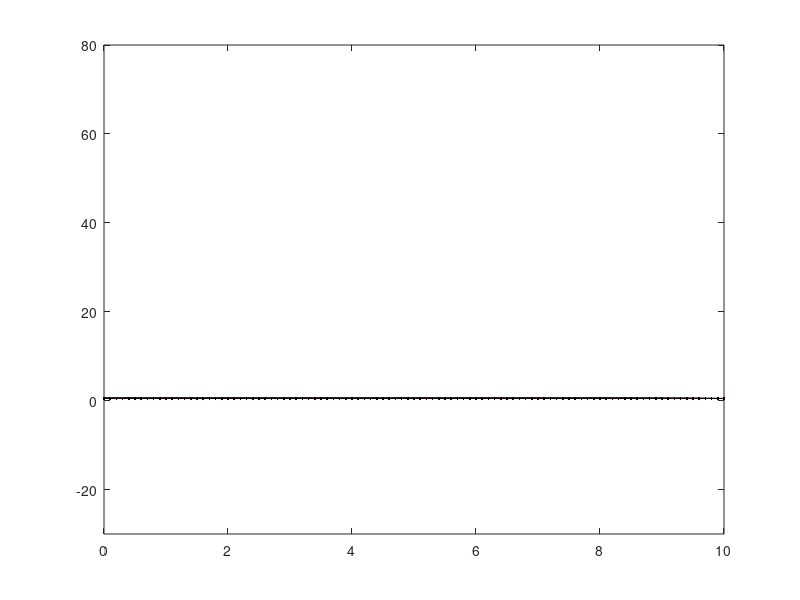

The MATLAB source for this figure: (Note: this script raises an error after producing the figure.)
% written by StudentDave 
%for licensing and usage questions 
%email scienceguy5000 at gmail. com

%Bayesian Ninja tracking Quail using kalman filter

%% define our meta-variables (i.e. how long and often we will sample)
duration = 10  %how long the Quail flies
dt = .1;  %The Ninja continuously looks for the birdy,
%but we'll assume he's just repeatedly sampling over time at a fixed interval

%% Define update equations (Coefficent matrices): A physics based model for where we expect the Quail to be [state transition (state + velocity)] + [input control (acceleration)]
A = [1 dt; 0 1] ; % state transition matrix:  expected flight of the Quail (state prediction)
B = [dt^2/2; dt]; %input control matrix:  expected effect of the input accceleration on the state.
B = [0; 0];
C = [1 0]; % measurement matrix: the expected measurement given the predicted state (likelihood)
%since we are only measuring position (too hard for the ninja to calculate speed), we set the velocity variable to
%zero.

%% define main variables
u = 1.5; % define acceleration magnitude
Q= [0.5; 0]; %initized state--it has two components: [position; velocity] of the Quail
Q_estimate = Q;  %x_estimate of initial location estimation of where the Quail is (what we are updating)
% QuailAccel_noise_mag = 0.05; %process noise: the variability in how fast the Quail is speeding up (stdv of acceleration: meters/sec^2)
% NinjaVision_noise_mag = 1;  %measurement noise: How mask-blinded is the Ninja (stdv of location, in meters)
QuailAccel_noise_mag = 0;  % process noise
NinjaVision_noise_mag = 0.0037;  % measurement noise
Ez = NinjaVision_noise_mag^2;% Ez convert the measurement noise (stdv) into covariance matrix
Ex = QuailAccel_noise_mag^2 * [dt^4/4 dt^3/2; dt^3/2 dt^2]; % Ex convert the process noise (stdv) into covariance matrix
P = Ex; % estimate of initial Quail position variance (covariance matrix)

%% initize result variables
% Initialize for speed
Q_loc = []; % ACTUAL Quail flight path
vel = []; % ACTUAL Quail velocity
Q_loc_meas = []; % Quail path that the Ninja sees


%% simulate what the Ninja sees over time
figure(2);clf
figure(1);clf
for t = 0 : dt: duration

    % Generate the Quail flight
    QuailAccel_noise = QuailAccel_noise_mag * [(dt^2/2)*randn; dt*randn];
    Q= A * Q+ B * u + QuailAccel_noise;
    % Generate what the Ninja sees
    NinjaVision_noise = NinjaVision_noise_mag * randn;
    y = C * Q+ NinjaVision_noise;
    Q_loc = [Q_loc; Q(1)];
    Q_loc_meas = [Q_loc_meas; y];
    vel = [vel; Q(2)];
    %iteratively plot what the ninja sees
    plot(0:dt:t, Q_loc, '-r.')
    plot(0:dt:t, Q_loc_meas, '-k.')
    axis([0 10 -30 80])
    hold on
%     pause
end

%plot theoretical path of ninja that doesn't use kalman
plot(0:dt:duration, smooth(Q_loc_meas), '-g.')
title('Moving average')

%plot velocity, just to show that it's constantly increasing, due to
%constant acceleration
%figure(2);
%plot(0:dt:t, vel, '-b.')


%% Do kalman filtering
%initize estimation variables
Q_loc_estimate = []; %  Quail position estimate
vel_estimate = []; % Quail velocity estimate
Q= [Q_loc_meas(1); 0]; % re-initized state
P_estimate = P;
P_mag_estimate = [];
predic_state = [];
predic_var = [];
for t = 1:length(Q_loc)
    % Predict next state of the quail with the last state and predicted motion.
    Q_estimate = A * Q_estimate + B * u;
    predic_state = [predic_state; Q_estimate(1)] ;
    %predict next covariance
    P = A * P * A' + Ex;
    predic_var = [predic_var; P] ;
    % predicted Ninja measurement covariance
    % Kalman Gain
    K = P*C'*inv(C*P*C'+Ez);
    % Update the state estimate.
    Q_estimate = Q_estimate + K * (Q_loc_meas(t) - C * Q_estimate);
    % update covariance estimation.
    P =  (eye(2)-K*C)*P;
    %Store for plotting
    Q_loc_estimate = [Q_loc_estimate; Q_estimate(1)];
    vel_estimate = [vel_estimate; Q_estimate(2)];
    P_mag_estimate = [P_mag_estimate; P(1)];
end

% Plot the results
figure(2);
tt = 0 : dt : duration;
plot(tt,Q_loc,'-r.',tt,Q_loc_meas,'-k.', tt,Q_loc_estimate,'-g.');
title('Kalman')
legend('actual','measured','estimate')
axis([0 10 min([Q_loc(:); Q_loc_meas(:); Q_loc_estimate(:)]) max([Q_loc(:); Q_loc_meas(:); Q_loc_estimate(:)])])

%%
%plot the evolution of the distributions
figure(3);clf
for T = 1:length(Q_loc_estimate)
clf
    x = Q_loc_estimate(T)-5:.001:Q_loc_estimate(T)+5; % range on x axis
    
    subplot(1,2,1)
      
    %predicted next position of the quail     
    hold on
    mu = predic_state(T); % mean
    sigma = predic_var(T)+10^-3; % standard deviation
    y = normpdf(x,mu,sigma); % pdf
    y = y/(max(y));
    hl = plot(x,y,'Color','m','LineWidth',2); % or use hold on and normal plot
    
%     disp([mu sigma Q_loc(T)])
       
    %data measured by the ninja
    mu = Q_loc_meas(T); % mean
    sigma = NinjaVision_noise_mag; % standard deviation
    y = normpdf(x,mu,sigma); % pdf
    y = y/(max(y));
    hl = line(x,y,'Color','k'); % or use hold on and normal plot
    
%     disp([mu sigma Q_loc(T)])
    
    %combined position estimate
    mu = Q_loc_estimate(T); % mean
    sigma = P_mag_estimate(T); % standard deviation
    y = normpdf(x,mu,sigma); % pdf
    y = y/(max(y));
    hl = line(x,y, 'Color','g'); % or use hold on and normal plot
    axis([Q_loc_estimate(T)-5 Q_loc_estimate(T)+5 0 1]);     
    
    disp([mu sigma Q_loc(T)])

    
    %actual position of the quail
    plot(Q_loc(T)); 
    ylim=get(gca,'ylim');
    line([Q_loc(T);Q_loc(T)],ylim.','linewidth',2,'color','b');
    xlim([.4 .9])
    legend('state predicted','measurement','state estimate','actual Quail position')
    
    subplot(1,2,2)
    plot(tt(1:T),Q_loc(1:T),'-r.',tt(1:T),Q_loc_meas(1:T),'-k.', tt(1:T),Q_loc_estimate(1:T),'-g.');
    pause
end